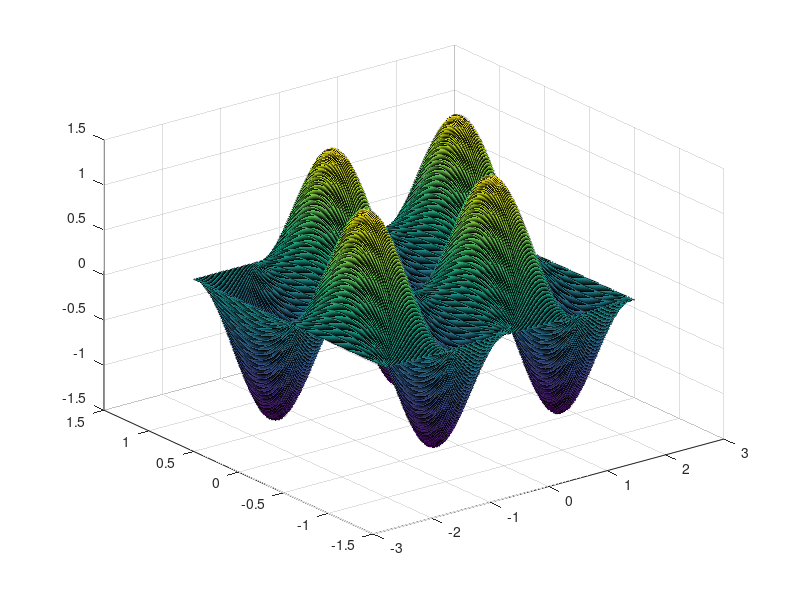

Write MATLAB code to recreate this figure.
function InitCond

clc

m = 4;
n = 2;

width = 4.267;
height = 2.134;

freqMHz = 1000;
lambda = 300/freqMHz;
k = 2*pi/lambda;

a = width/2;
b = height/2;

phix = pi/2;
if (rem(m, 2) == 0)
  phix = 0;
end

phiy = 0;
if (rem(n, 2) == 0)
  phiy = pi/2;
end

x = linspace(-a, a, 205);
y = linspace(-b, b, 205);
z = linspace(30, 30, 1);

[x0, y0, z0] = meshgrid (x, y, z);


eMN = sin(m*pi/2/a .* x0 + phix) .* cos(n*pi/2/b .* y0 + phiy);

gammaMN = pi/(a*b*sqrt(1-(m*pi/2/a/k)^2 - (n*pi/2/b/k)^2)) .* eMN;
%gammaMN = cos((n*pi/2/b).*y0 + phiy);

figure (2)
surf (x0(:,:,1), y0(:,:,1), (gammaMN(:,:,1)));

sum(sum(gammaMN))

